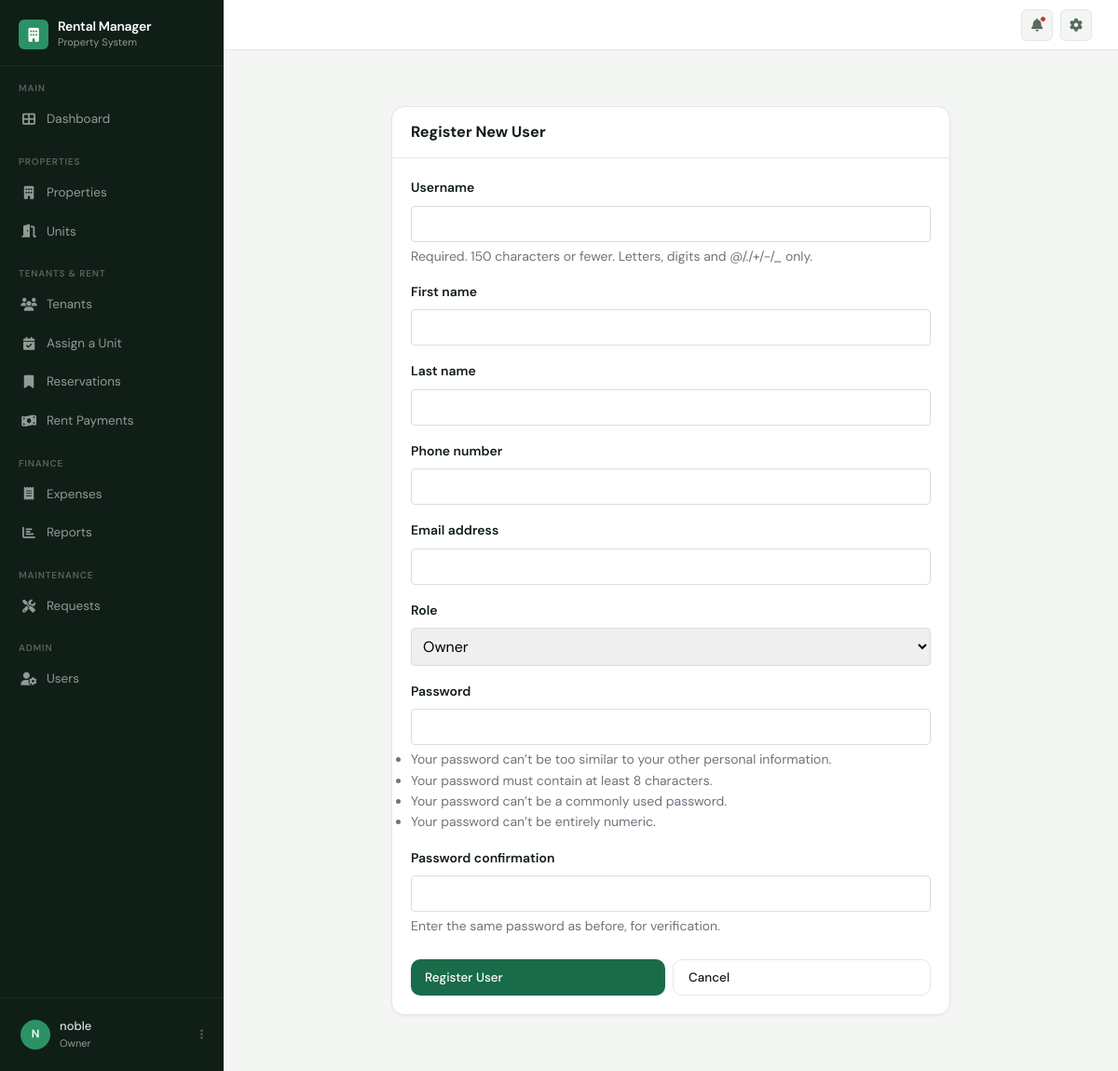
The app's page /register/ (signed in) with its own data.
### accounts/models.py (models this page shows, shortened)
class User(AbstractUser):
    OWNER = 'OWNER'
    MANAGER = 'MANAGER'
    CARETAKER = 'CARETAKER'
    ROLE_CHOICES = [
        (OWNER, 'Owner'),
        (MANAGER, 'Manager'),
        (CARETAKER, 'Caretaker'),
    ]
    phone_number = models.CharField(max_length=15, unique=True)
    role = models.CharField(max_length=20, choices=ROLE_CHOICES, default=CARETAKER)
    created_at = models.DateTimeField(auto_now_add=True)
    updated_at = models.DateTimeField(auto_now=True)

### accounts/views.py (the view)
# urls.py: path('register/', views.register_user, name='register'),
@login_required
@user_passes_test(lambda u: u.role == User.OWNER)
def register_user(request):
    if request.method == 'POST':
        form = CustomUserCreationForm(request.POST)
        if form.is_valid():
            user = form.save()
            messages.success(request, f'User {user.username} created successfully!')
            return redirect('user_list')
    else:
        form = CustomUserCreationForm()
    return render(request, 'accounts/register.html', {'form': form})

### accounts/forms.py (shortened to what this page needs)
class CustomUserCreationForm(UserCreationForm):
    phone_number = forms.CharField(max_length=15, required=True)
    role = forms.ChoiceField(choices=User.ROLE_CHOICES, required=True)
    class Meta:
        model = User
        fields = ('username', 'first_name', 'last_name', 'phone_number',
                  'email', 'role', 'password1', 'password2')

### templates/accounts/register.html (shortened to what this page needs)
{% extends 'base.html' %}
{% block content %}
<div style="max-width: 600px; margin: 2rem auto;">
    <div class="card">
        <div class="card-header">
            <h3 style="margin: 0;">Register New User</h3>
        </div>
        <div class="card-body">
            <form method="post">
                {% for field in form %}
                    <div style="margin-bottom: 1rem;">
                        <label for="{{ field.id_for_label }}" style="display: block; margin-bottom: 0.5rem; font-weight: 600;">
                            {{ field.label }}
                        </label>
                        {{ field }}
                        {% if field.help_text %}
                            <small style="display: block; color: #6c757d; font-size: 0.875rem; margin-top: 0.25rem;">
                                {{ field.help_text }}
                            </small>
                        {% endif %}
                    </div>
                {% endfor %}
                <div style="display: flex; gap: 0.5rem; margin-top: 1.5rem;">
                    <button type="submit" class="btn btn-primary" style="flex: 1;">Register User</button>
                    <a href="{% url 'user_list' %}" class="btn btn-secondary" style="flex: 1; text-align: center; padding: 0.5rem 1rem;">Cancel</a>
                </div>
            </form>
        </div>
    </div>
</div>
{% endblock %}

### templates/base.html (shortened to what this page needs)
<!DOCTYPE html>
<html lang="en">
{% load static %}
<head>
  <link rel="stylesheet" href="https://cdnjs.cloudflare.com/ajax/libs/font-awesome/6.4.0/css/all.min.css">
  <link rel="stylesheet" href="{% static 'styles/main.css' %}">
</head>
<body>
{% if user.is_authenticated %}
<aside class="sidebar" id="sidebar" aria-label="Main navigation">
  <a href="{% url 'home' %}" class="sidebar-brand">
    <div class="brand-icon"><i class="fas fa-building" aria-hidden="true"></i></div>
    <div>
      <div class="brand-name">Rental Manager</div>
      <div class="brand-sub">Property System</div>
    </div>
  </a>
  <div class="sidebar-section-label">Main</div>
  <ul class="sidebar-nav">
    <li>
      <a href="{% url 'dashboard' %}"
         class="{% if request.resolver_match.url_name == 'dashboard' %}active{% endif %}"
         aria-current="{% if request.resolver_match.url_name == 'dashboard' %}page{% endif %}">
        <i class="fas fa-th-large" aria-hidden="true"></i> Dashboard
      </a>
    </li>
  </ul>
  {% if user.role == 'OWNER' or user.role == 'MANAGER' %}
  <div class="sidebar-section-label">Properties</div>
  <ul class="sidebar-nav">
    <li>
      <a href="{% url 'property_list' %}"
         class="{% if 'property' in request.resolver_match.url_name %}active{% endif %}"
         aria-current="{% if 'property' in request.resolver_match.url_name %}page{% endif %}">
        <i class="fas fa-building" aria-hidden="true"></i> Properties
      </a>
    </li>
    <li>
      <a href="{% url 'unit_list' %}"
         class="{% if 'unit' in request.resolver_match.url_name %}active{% endif %}"
         aria-current="{% if 'unit' in request.resolver_match.url_name %}page{% endif %}">
        <i class="fas fa-door-open" aria-hidden="true"></i> Units
      </a>
    </li>
  </ul>
  {% endif %}
  <div class="sidebar-section-label">Tenants &amp; Rent</div>
  <ul class="sidebar-nav">
    <li>
      <a href="{% url 'tenant_list' %}"
         class="{% if 'tenant' in request.resolver_match.url_name %}active{% endif %}"
         aria-current="{% if 'tenant' in request.resolver_match.url_name %}page{% endif %}">
        <i class="fas fa-users" aria-hidden="true"></i> Tenants
      </a>
    </li>
    <li>
      <a href="{% url 'tenancy_list' %}"
         class="{% if 'tenancy' in request.resolver_match.url_name %}active{% endif %}"
         aria-current="{% if 'tenancy' in request.resolver_match.url_name %}page{% endif %}">
        <i class="fas fa-calendar-check" aria-hidden="true"></i> Assign a Unit
      </a>
    </li>
    <li>
      <a href="{% url 'reservation_list' %}"
         class="{% if 'reservation' in request.resolver_match.url_name %}active{% endif %}"
         aria-current="{% if 'reservation' in request.resolver_match.url_name %}page{% endif %}">
        <i class="fas fa-bookmark" aria-hidden="true"></i> Reservations
      </a>
    </li>
    <li>
      <a href=""
         class="{% if 'rent_payment' in request.resolver_match.url_name %}active{% endif %}"
         aria-current="{% if 'rent_payment' in request.resolver_match.url_name %}page{% endif %}">
        <i class="fas fa-money-bill-wave" aria-hidden="true"></i> Rent Payments
      </a>
    </li>
  </ul>
  <div class="sidebar-section-label">Finance</div>
  <ul class="sidebar-nav">
    <li>
      <a href=""
         class="{% if 'expense' in request.resolver_match.url_name %}active{% endif %}"
         aria-current="{% if 'expense' in request.resolver_match.url_name %}page{% endif %}">
        <i class="fas fa-receipt" aria-hidden="true"></i> Expenses
      </a>
    </li>
    <li>
      <a href=""
         class="{% if 'report' in request.resolver_match.url_name %}active{% endif %}"
         aria-current="{% if 'report' in request.resolver_match.url_name %}page{% endif %}">
        <i class="fas fa-chart-bar" aria-hidden="true"></i> Reports
      </a>
    </li>
  </ul>
  <div class="sidebar-section-label">Maintenance</div>
  <ul class="sidebar-nav">
    <li>
      <a href=""
         class="{% if 'maintenance' in request.resolver_match.url_name %}active{% endif %}"
         aria-current="{% if 'maintenance' in request.resolver_match.url_name %}page{% endif %}">
        <i class="fas fa-tools" aria-hidden="true"></i> Requests
      </a>
    </li>
  </ul>
  {% if user.role == 'OWNER' %}
  <div class="sidebar-section-label">Admin</div>
  <ul class="sidebar-nav">
    <li>
      <a href="{% url 'user_list' %}"
         class="{% if 'user' in request.resolver_match.url_name %}active{% endif %}"
         aria-current="{% if 'user' in request.resolver_match.url_name %}page{% endif %}">
        <i class="fas fa-user-cog" aria-hidden="true"></i> Users
      </a>
    </li>
  </ul>
  {% endif %}
  <div class="sidebar-footer">
    <div class="user-card" onclick="toggleDropdown('userDrop')" role="button" aria-haspopup="true" aria-expanded="false" tabindex="0">
      <div class="user-avatar" aria-hidden="true">
        {{ user.get_full_name|default:user.username|first|upper }}
      </div>
      <div class="user-info">
        <div class="user-name">{{ user.get_full_name|default:user.username }}</div>
        <div class="user-role">{{ user.get_role_display }}</div>
      </div>
      <i class="fas fa-ellipsis-v user-ellipsis" aria-hidden="true"></i>
    </div>
  </div>
</aside>
{% endif %}
<div class="main">
  {% if user.is_authenticated %}
  <header class="topbar" role="banner">
    <div class="topbar-right">
      <a href="" class="topbar-btn notif-dot" title="Notifications" aria-label="Notifications">
        <i class="fas fa-bell" aria-hidden="true"></i>
      </a>
      <a href="" class="topbar-btn topbar-btn--hide-mobile" title="Settings" aria-label="Settings">
        <i class="fas fa-cog" aria-hidden="true"></i>
      </a>
    </div>
  </header>
  {% endif %}
  <main class="page" id="main-content">
    {% block content %}{% endblock %}
  </main>
</div>
</body>
</html>

### templates/accounts/register.html (style rules this page uses)
input, select, textarea { width: 100%; padding: 0.5rem; border: 1px solid #ddd; border-radius: 4px; font-size: 1rem; font-family: inherit; }

### records on screen
User: get_full_name|first "N", get_full_name "noble", role "Owner"

### other values on screen
{{ field.label }} "Username" "First name" "Last name" "Phone number" "Email address" "Role" "Password" "Password confirmation"
{{ field.help_text }} "Required. 150 characters or fewer. Letters, digits and @/./+/-/_ only." "Enter the same password as before, for verification."
